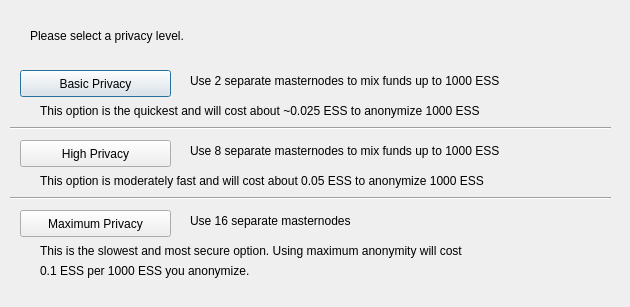
<?xml version="1.0" encoding="UTF-8"?>
<ui version="4.0">
 <class>DarksendConfig</class>
 <widget class="QDialog" name="DarksendConfig">
  <property name="geometry">
   <rect>
    <x>0</x>
    <y>0</y>
    <width>630</width>
    <height>307</height>
   </rect>
  </property>
  <property name="windowTitle">
   <string>Configure PrivateSend</string>
  </property>
  <widget class="QPushButton" name="buttonBasic">
   <property name="geometry">
    <rect>
     <x>20</x>
     <y>70</y>
     <width>151</width>
     <height>27</height>
    </rect>
   </property>
   <property name="text">
    <string>Basic Privacy</string>
   </property>
  </widget>
  <widget class="QPushButton" name="buttonHigh">
   <property name="geometry">
    <rect>
     <x>20</x>
     <y>140</y>
     <width>151</width>
     <height>27</height>
    </rect>
   </property>
   <property name="text">
    <string>High Privacy</string>
   </property>
  </widget>
  <widget class="QPushButton" name="buttonMax">
   <property name="geometry">
    <rect>
     <x>20</x>
     <y>210</y>
     <width>151</width>
     <height>27</height>
    </rect>
   </property>
   <property name="text">
    <string>Maximum Privacy</string>
   </property>
  </widget>
  <widget class="QLabel" name="label">
   <property name="geometry">
    <rect>
     <x>30</x>
     <y>20</y>
     <width>571</width>
     <height>31</height>
    </rect>
   </property>
   <property name="text">
    <string>Please select a privacy level.</string>
   </property>
  </widget>
  <widget class="QLabel" name="label_2">
   <property name="geometry">
    <rect>
     <x>190</x>
     <y>70</y>
     <width>421</width>
     <height>21</height>
    </rect>
   </property>
   <property name="text">
    <string>Use 2 separate masternodes to mix funds up to 1000 ESS</string>
   </property>
  </widget>
  <widget class="QLabel" name="label_3">
   <property name="geometry">
    <rect>
     <x>190</x>
     <y>140</y>
     <width>411</width>
     <height>21</height>
    </rect>
   </property>
   <property name="text">
    <string>Use 8 separate masternodes to mix funds up to 1000 ESS</string>
   </property>
  </widget>
  <widget class="QLabel" name="label_4">
   <property name="geometry">
    <rect>
     <x>190</x>
     <y>210</y>
     <width>421</width>
     <height>21</height>
    </rect>
   </property>
   <property name="text">
    <string>Use 16 separate masternodes</string>
   </property>
  </widget>
  <widget class="QLabel" name="label_6">
   <property name="geometry">
    <rect>
     <x>40</x>
     <y>100</y>
     <width>561</width>
     <height>21</height>
    </rect>
   </property>
   <property name="text">
    <string>This option is the quickest and will cost about ~0.025 ESS to anonymize 1000 ESS</string>
   </property>
  </widget>
  <widget class="QLabel" name="label_7">
   <property name="geometry">
    <rect>
     <x>40</x>
     <y>170</y>
     <width>561</width>
     <height>21</height>
    </rect>
   </property>
   <property name="text">
    <string>This option is moderately fast and will cost about 0.05 ESS to anonymize 1000 ESS</string>
   </property>
  </widget>
  <widget class="QLabel" name="label_8">
   <property name="geometry">
    <rect>
     <x>40</x>
     <y>240</y>
     <width>561</width>
     <height>21</height>
    </rect>
   </property>
   <property name="text">
    <string>This is the slowest and most secure option. Using maximum anonymity will cost</string>
   </property>
  </widget>
  <widget class="QLabel" name="label_9">
   <property name="geometry">
    <rect>
     <x>40</x>
     <y>260</y>
     <width>561</width>
     <height>21</height>
    </rect>
   </property>
   <property name="text">
    <string>0.1 ESS per 1000 ESS you anonymize.</string>
   </property>
  </widget>
  <widget class="Line" name="line">
   <property name="geometry">
    <rect>
     <x>10</x>
     <y>120</y>
     <width>601</width>
     <height>16</height>
    </rect>
   </property>
   <property name="orientation">
    <enum>Qt::Horizontal</enum>
   </property>
  </widget>
  <widget class="Line" name="line_2">
   <property name="geometry">
    <rect>
     <x>10</x>
     <y>190</y>
     <width>601</width>
     <height>16</height>
    </rect>
   </property>
   <property name="orientation">
    <enum>Qt::Horizontal</enum>
   </property>
  </widget>
 </widget>
 <resources/>
 <connections/>
</ui>
